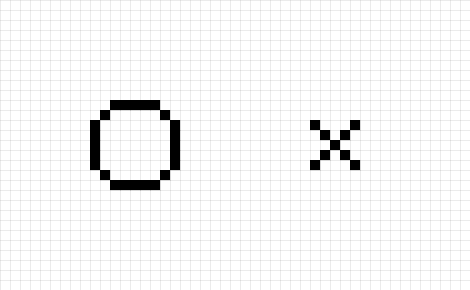
Frame 1 (no input)
Frame 60 (the mouse pressed at the canvas centre just before this capture): identical to frame 1, image omitted
Frame 120 (the mouse held since frame 60 and released just before this capture): identical to frame 1, image omitted

The Processing sketch that drew this single still picture (run headless with seeded random() and noise(); from frame 60 on, the mouse is pressed at the canvas centre):

// Processing sketch: circle_is_cross
// ── circle_is_cross.pde
int HEIGHT = 29;
int WIDTH = 47;
int SIZE = 10;
int map[][] = new int[WIDTH][HEIGHT];
int time = 0;
int status = 0;
boolean isDrawable = false;
void setup() {
  size(470, 290);
  // circle
  map[11][10] = 1;
  map[12][10] = 1;
  map[13][10] = 1;
  map[14][10] = 1;
  map[15][10] = 1;
  map[10][11] = 1;
  map[16][11] = 1;
  map[9][12] = 1;
  map[9][13] = 1;
  map[9][14] = 1;
  map[9][15] = 1;
  map[9][16] = 1;
  map[17][12] = 1;
  map[17][13] = 1;
  map[17][14] = 1;
  map[17][15] = 1;
  map[17][16] = 1;
  map[10][17] = 1;
  map[16][17] = 1;
  map[11][18] = 1;
  map[12][18] = 1;
  map[13][18] = 1;
  map[14][18] = 1;
  map[15][18] = 1;

  //cross
  map[31][12] = 1;
  map[32][13] = 1;
  map[33][14] = 1;
  map[34][15] = 1;
  map[35][16] = 1;
  map[35][12] = 1;
  map[34][13] = 1;
  map[32][15] = 1;
  map[31][16] = 1;
}

void draw() {
  background(255);
  if(isDrawable){
    if(mousePressed){
      int x = mouseX / SIZE;
      int y = mouseY / SIZE;
      if(x >= 0 && x < WIDTH && y >= 0 && y < HEIGHT){
        int value = 1;
        if(mouseButton == RIGHT){
          value = 0;
        }
        map[x][y] = value;
      }
    }
  }
  if(status == 1){
    time += 1;
    if(time > 10){
      step();
      time = 0;
    }
  }
  drawGridLines();
  for (int y=0; y<HEIGHT; y++) {
    for (int x=0; x<WIDTH; x++) {
      if (isAlive(x, y)) {
        drawLife(x, y);
      }
    }
  }
}

void keyPressed(){
  if(status == 0){
    status = 1; 
  }else if(status == 1){
    status = 0;
  }
}
void mousePressed(){
      int x = mouseX / SIZE;
      int y = mouseY / SIZE;
      if(x >= 0 && x < WIDTH && y >= 0 && y < HEIGHT){
        int value = 1;
        if(mouseButton == RIGHT){
          value = 0;
        }
        clickGrid(x, y);
      }
}

void step(){
  int[][] _map = new int[WIDTH][HEIGHT];
  for (int y=0; y<HEIGHT; y++) {
    for (int x=0; x<WIDTH; x++) {
      _map[x][y] = map[x][y];
    }
  }

  for (int y=0; y<HEIGHT; y++) {
    for (int x=0; x<WIDTH; x++) {

      int count = getCountLife(x, y);
      if(isAlive(x, y)){
        if(count < 2){
           _map[x][y] = 0;
        }
        if(count > 3){
          _map[x][y] = 0;
        }
      }else{
        if(count == 3){
          _map[x][y] = 1;
        }
      }
    }
  }
  for (int y=0; y<HEIGHT; y++) {
    for (int x=0; x<WIDTH; x++) {
      map[x][y] = _map[x][y];
    }
  }
}
int getCountLife(int x, int y) {
  int count = 0;
  for (int _y=-1; _y<=1; _y++) {
    for (int _x = -1; _x<=1; _x++) {
      if (_x == 0 && _y == 0) {
        continue;
      }
      if (isAlive(x + _x, y + _y)) {
        count += 1;
      }
    }
  }
  return count;
}
boolean isAlive(int x, int y) {
  if (x >= WIDTH || x < 0 || y >= HEIGHT || y < 0) {
    return false;
  }
  if (map[x][y] == 1) {
    return true;
  }
  return false;
}
void drawLife(int x, int y) {
  fill(0);
  rect(x * SIZE, y * SIZE, SIZE, SIZE);
}
void drawGridLines() {
  stroke(0, 20);
  for (int x = 0; x<width; x+=SIZE) {
    line(x, 0, x, width);
  }
  for (int y=0; y<height; y+= SIZE) {
    line(0, y, width, y);
  }
}
void clickGrid(int yoko, int tate){
  // Prgraming Start!
}
